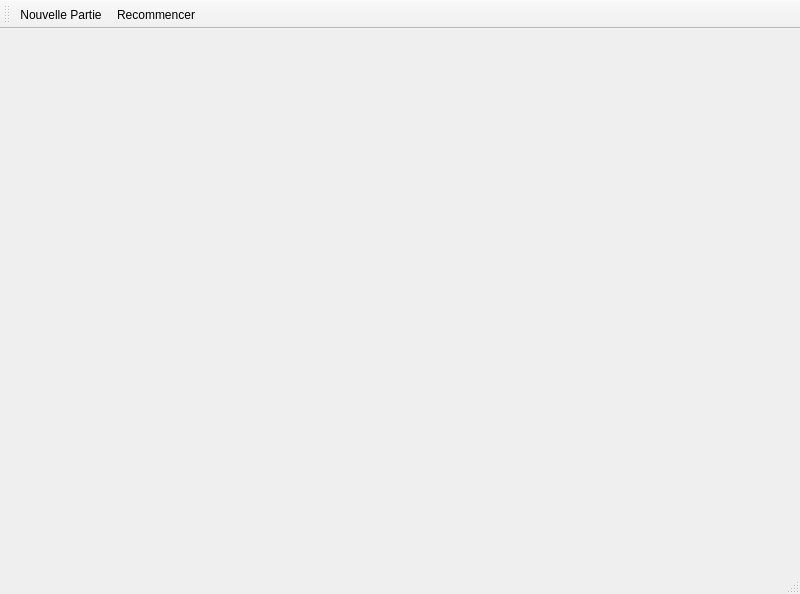
<?xml version="1.0" encoding="UTF-8"?>
<ui version="4.0">
 <class>MainWindow</class>
 <widget class="QMainWindow" name="MainWindow">
  <property name="geometry">
   <rect>
    <x>0</x>
    <y>0</y>
    <width>800</width>
    <height>594</height>
   </rect>
  </property>
  <property name="windowTitle">
   <string>MainWindow</string>
  </property>
  <widget class="QWidget" name="centralwidget"/>
  <widget class="QMenuBar" name="menubar">
   <property name="geometry">
    <rect>
     <x>0</x>
     <y>0</y>
     <width>800</width>
     <height>22</height>
    </rect>
   </property>
  </widget>
  <widget class="QStatusBar" name="statusbar"/>
  <widget class="QToolBar" name="toolBar">
   <property name="windowTitle">
    <string>toolBar</string>
   </property>
   <attribute name="toolBarArea">
    <enum>TopToolBarArea</enum>
   </attribute>
   <attribute name="toolBarBreak">
    <bool>false</bool>
   </attribute>
   <addaction name="actionNouvelle_Partie"/>
   <addaction name="actionRecommencer"/>
  </widget>
  <action name="actionNouvelle_Partie">
   <property name="text">
    <string>Nouvelle Partie</string>
   </property>
  </action>
  <action name="actionRecommencer">
   <property name="text">
    <string>Recommencer</string>
   </property>
  </action>
 </widget>
 <resources/>
 <connections/>
</ui>
